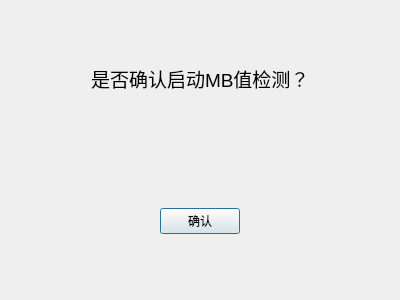
<?xml version="1.0" encoding="UTF-8"?>
<ui version="4.0">
 <class>confirm</class>
 <widget class="QDialog" name="confirm">
  <property name="geometry">
   <rect>
    <x>0</x>
    <y>0</y>
    <width>400</width>
    <height>300</height>
   </rect>
  </property>
  <property name="windowTitle">
   <string>Dialog</string>
  </property>
  <layout class="QVBoxLayout" name="verticalLayout">
   <item>
    <widget class="QWidget" name="widget_2" native="true">
     <layout class="QHBoxLayout" name="horizontalLayout_2">
      <item>
       <spacer name="horizontalSpacer_3">
        <property name="orientation">
         <enum>Qt::Horizontal</enum>
        </property>
        <property name="sizeHint" stdset="0">
         <size>
          <width>68</width>
          <height>20</height>
         </size>
        </property>
       </spacer>
      </item>
      <item>
       <widget class="QLabel" name="label">
        <property name="text">
         <string>&lt;html&gt;&lt;head/&gt;&lt;body&gt;&lt;p&gt;&lt;span style=&quot; font-size:14pt;&quot;&gt;是否确认启动MB值检测？&lt;/span&gt;&lt;/p&gt;&lt;/body&gt;&lt;/html&gt;</string>
        </property>
       </widget>
      </item>
      <item>
       <spacer name="horizontalSpacer_4">
        <property name="orientation">
         <enum>Qt::Horizontal</enum>
        </property>
        <property name="sizeHint" stdset="0">
         <size>
          <width>68</width>
          <height>20</height>
         </size>
        </property>
       </spacer>
      </item>
     </layout>
    </widget>
   </item>
   <item>
    <widget class="QWidget" name="widget" native="true">
     <layout class="QHBoxLayout" name="horizontalLayout">
      <item>
       <spacer name="horizontalSpacer">
        <property name="orientation">
         <enum>Qt::Horizontal</enum>
        </property>
        <property name="sizeHint" stdset="0">
         <size>
          <width>40</width>
          <height>20</height>
         </size>
        </property>
       </spacer>
      </item>
      <item>
       <widget class="QPushButton" name="confirm_2">
        <property name="text">
         <string>确认</string>
        </property>
       </widget>
      </item>
      <item>
       <spacer name="horizontalSpacer_2">
        <property name="orientation">
         <enum>Qt::Horizontal</enum>
        </property>
        <property name="sizeHint" stdset="0">
         <size>
          <width>40</width>
          <height>20</height>
         </size>
        </property>
       </spacer>
      </item>
     </layout>
    </widget>
   </item>
  </layout>
 </widget>
 <resources/>
 <connections/>
</ui>
